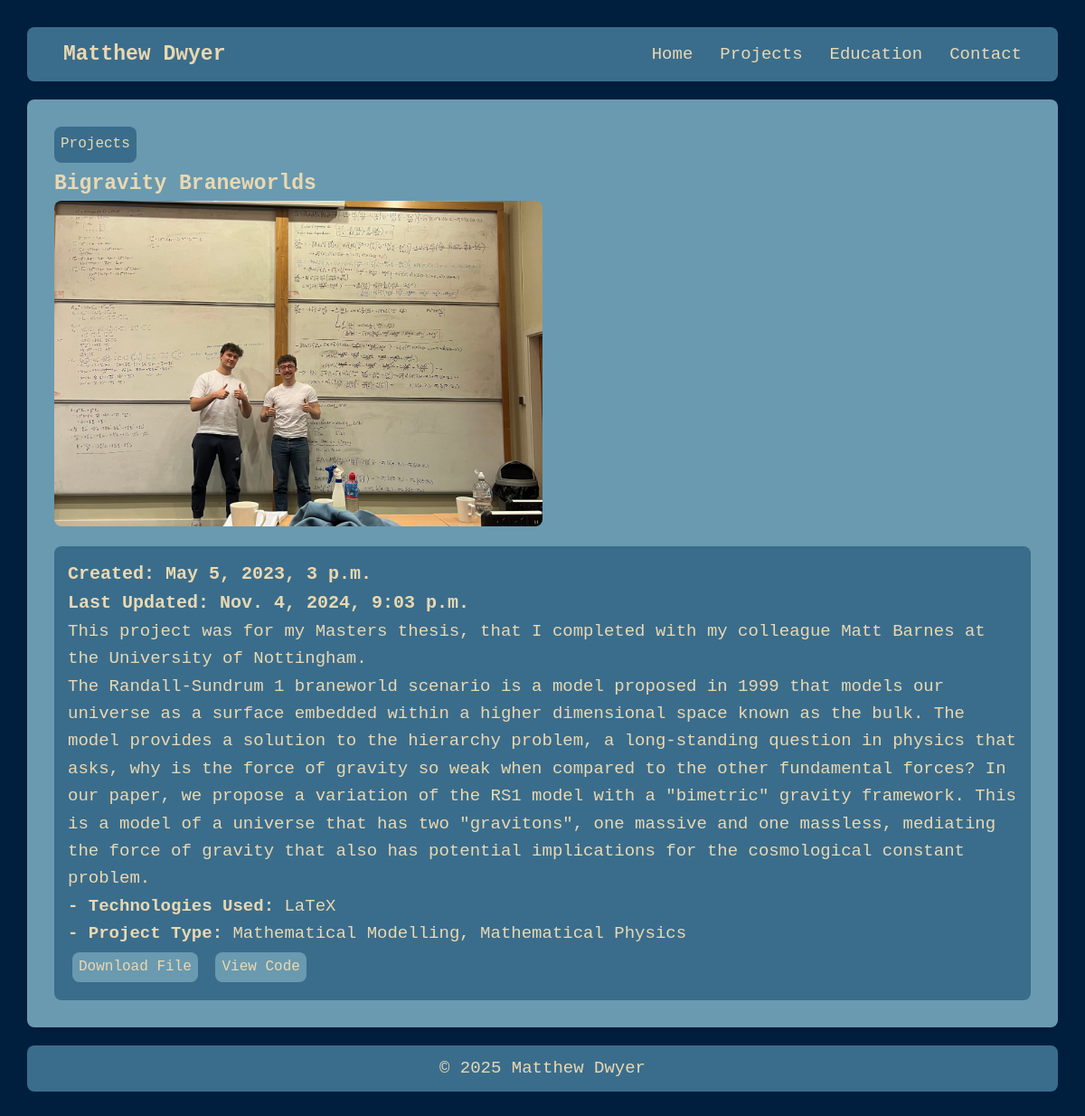
The page /projects/bigravity-braneworlds/ on the database its author committed.
### projects/models.py (models this page shows, shortened)
class Project(models.Model):
    title = models.CharField(max_length=200, verbose_name="Project Title")
    slug = models.SlugField(max_length=250, unique=True, blank=True, verbose_name="URL Slug")
    link = models.URLField(
        help_text="Enter a link to the project or repository.",
        blank=True,
        null=True
    )
    description = models.TextField(verbose_name="Project Description")
    created = models.DateTimeField(default=timezone.now, verbose_name="Date Created", editable=True)
    updated = models.DateTimeField(auto_now=True, verbose_name="Last Updated")
    image = models.ImageField(
        upload_to='images/',
        blank=True,
        null=True,
        help_text="Upload an image for the project.",
        verbose_name="Project Image"
    )
    file = models.FileField(
        upload_to='files/',
        blank=True,
        null=True,
        help_text="Upload a file related to the project.",
        verbose_name="Project File"
    )
    technologies = models.ManyToManyField(Technology, related_name="projects", verbose_name="Technologies Used")
    projecttype = models.ManyToManyField(ProjectType, related_name="projects", verbose_name="Project Types")
    def technology_list(self):
        return ", ".join(tech.name for tech in self.technologies.all())
    def type_list(self):
        return ", ".join(type.name for type in self.projecttype.all())
    class Meta:
        ordering = ["-created"]
        verbose_name = "Project"
        verbose_name_plural = "Projects"

class Technology(models.Model):
    name = models.CharField(max_length=100, unique=True, verbose_name="Technology Name")
    type = models.ForeignKey(
        TechnologyType,
        on_delete=models.CASCADE,
        related_name="technologies",
        verbose_name="Type"
    )

class ProjectType(models.Model):
    name = models.CharField(max_length=50, unique=True, verbose_name="Project Type")

### projects/views.py (the view)
# urls.py: path('<slug:slug>/', views.project_detail, name='detail'),
def project_detail(request, slug):
    project = get_object_or_404(Project, slug=slug)
    return render(request, 'projects/detail.html', {'project': project})

### projects/templates/projects/detail.html (shortened to what this page needs)
{% extends 'projects/base.html' %}
{% block content %}
<div class="project-detail">
    <a href="{% url 'projects:list' %}">Projects</a>
    <h2>{{ project.title }}</h2>
    {% if project.image %}
    <img src="{{ project.image.url }}" alt="{{ project.title }}">
    {% endif %}
</div>
<div class="project-description-main">
    <h3><strong>Created: {{ project.created }} </strong></h3>
    <h3><strong>Last Updated: {{ project.updated }}</strong></h3>
    <p>{{ project.description|linebreaksbr }}</p>
    <p><strong> - Technologies Used:</strong> {{ project.technology_list }}</p>
    <p><strong> - Project Type:</strong> {{ project.type_list }}</p>
    {% if project.file %}
        <a href="{{ project.file.url }}" target="_blank">Download File</a>
    {% endif %}
    {% if project.link %}
        <a href="{{ project.link }}" target="_blank">View Code</a>
    {% endif %}
</div>
{% endblock %}

### projects/static/projects/project_styles.css (style rules this page uses)
:root { --primary-color: #3A6D8C; --secondary-color: #6A9AB0; --background-color: #001F3F; --font-color: #EAD8B1; --hover-color: #2980b9; --font-main: "Lucida Console", Monaco, monospace; --padding: 10px; --main-heading: 23px; --nav-link-size: 23px; --page-heading: 23px; --sub-heading: 20px; --paragraph: 19px; }
* { margin: 0; padding: 0; box-sizing: border-box; }
h2 { font-size: var(--page-heading); }
h3 { font-size: var(--sub-heading); }
p { font-size: var(--paragraph); }
body { font-family: var(--font-main); background-color: var(--background-color); color: var(--font-color); line-height: 1.6; padding: 30px; }
.project-detail img { width: 50% !important; height: auto; border-radius: 8px; margin-bottom: 12px; }
.project-detail a { display: inline-block; text-decoration: none; color: var(--font-color); padding: 7px 7px; border-radius: 8px; background-color: var(--primary-color); margin-bottom: 5px; }
.project-description-main { display: block; background-color: var(--primary-color) !important; padding: 15px; border-radius: 8px; margin: 0 auto; }
.project-description-main a { display: inline-block; text-decoration: none; color: var(--font-color); padding: 4px 7px; border-radius: 8px; background-color: var(--secondary-color); margin: 5px; }

### rows shown on the page
Project: title "Bigravity Braneworlds", image (picture), created "May 5, 2023, 3 p.m.", updated "Nov. 4, 2024, 9:03 p.m.", description "This project was for my Masters thesis, that I completed with my colleague Matt Barnes at the University of Nottingham. The Randall-Sundrum 1 braneworld scenario is a model proposed in 1999 that models our universe as a surface embedded within a higher dimensional space known as the bulk. The model provides a solution to the hierarchy problem, a long-standing question in physics that asks, why is the force of gravity so weak when compared to the other fundamental forces? In our paper, we propose a variation of the RS1 model with a \"bimetric\" gravity framework. This is a model of a universe that has two \"gravitons\", one massive and one massless, mediating the force of gravity that also has…", technology_list "LaTeX", type_list "Mathematical Modelling, Mathematical Physics"
